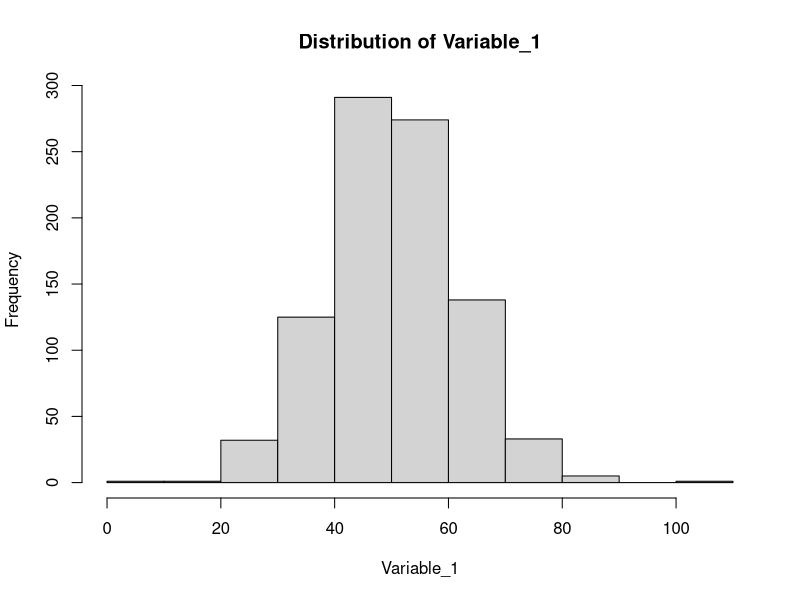
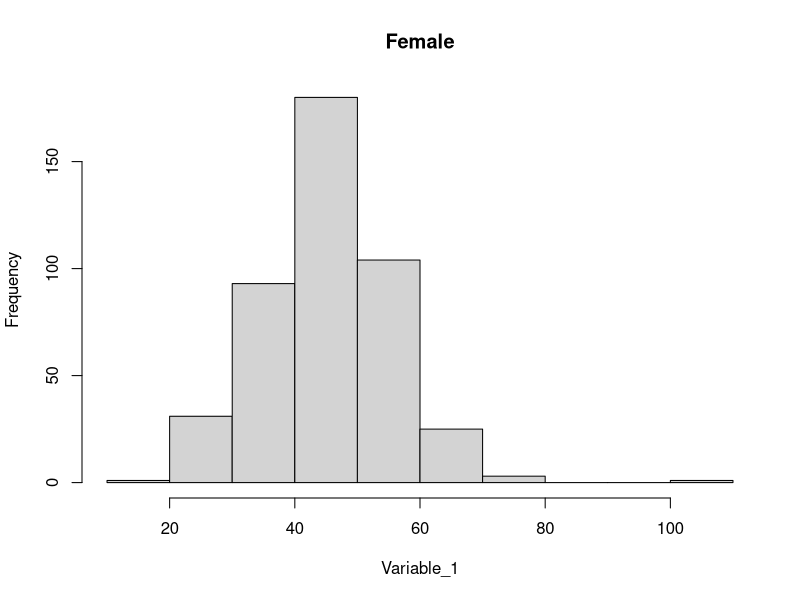
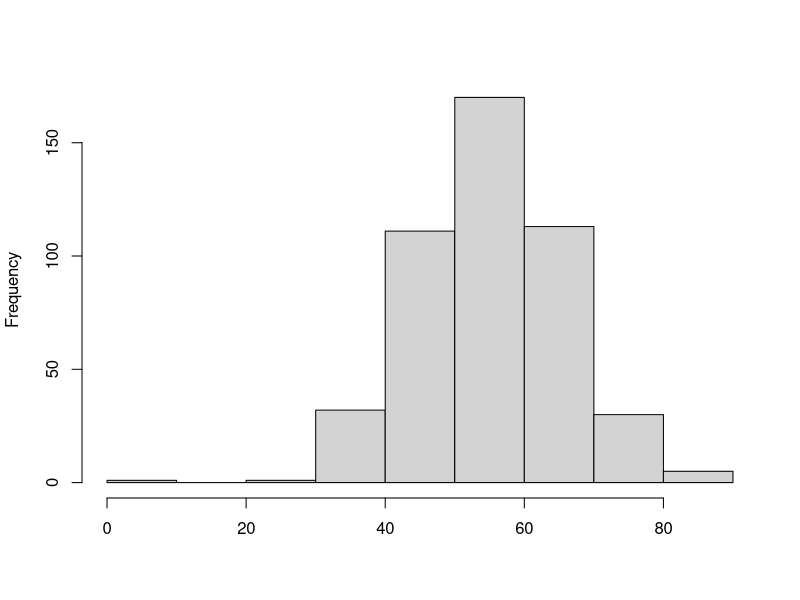
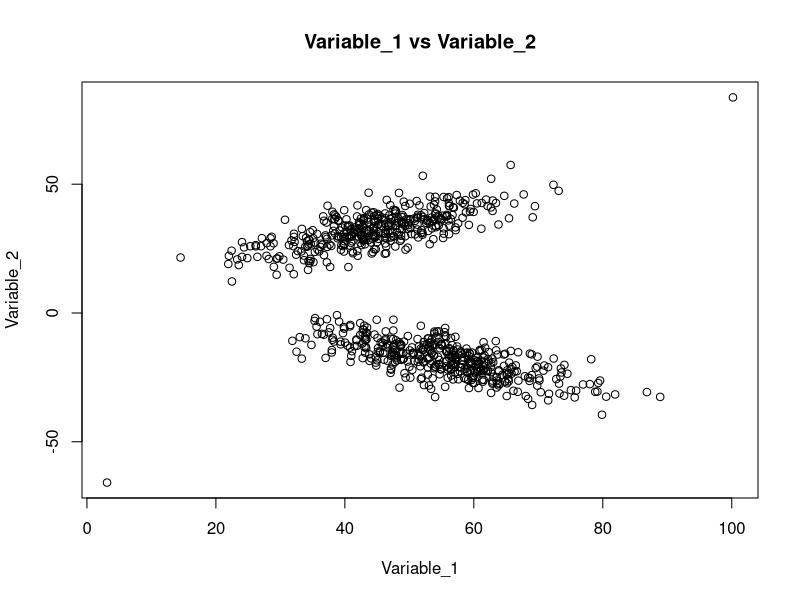
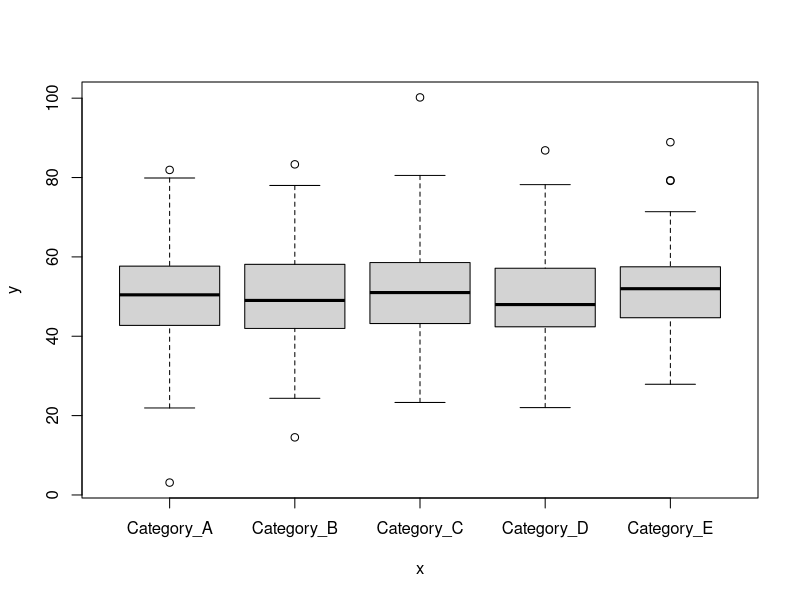
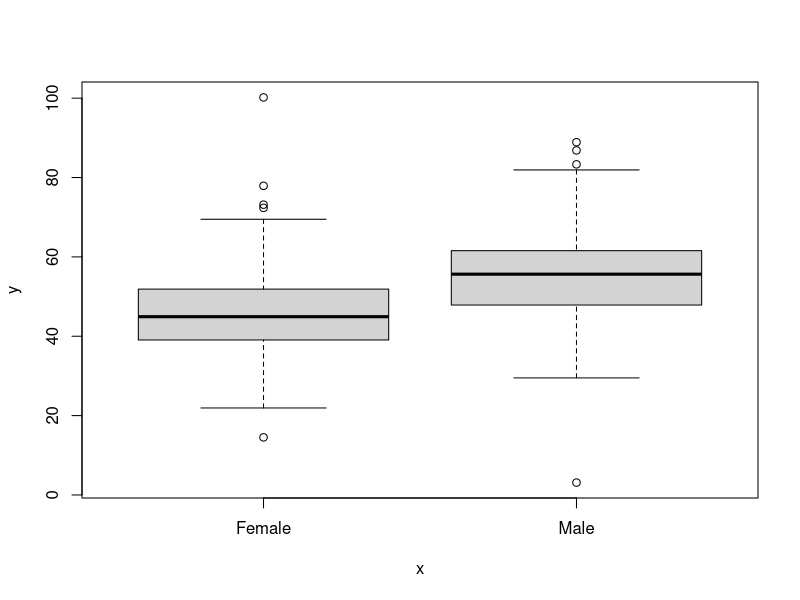
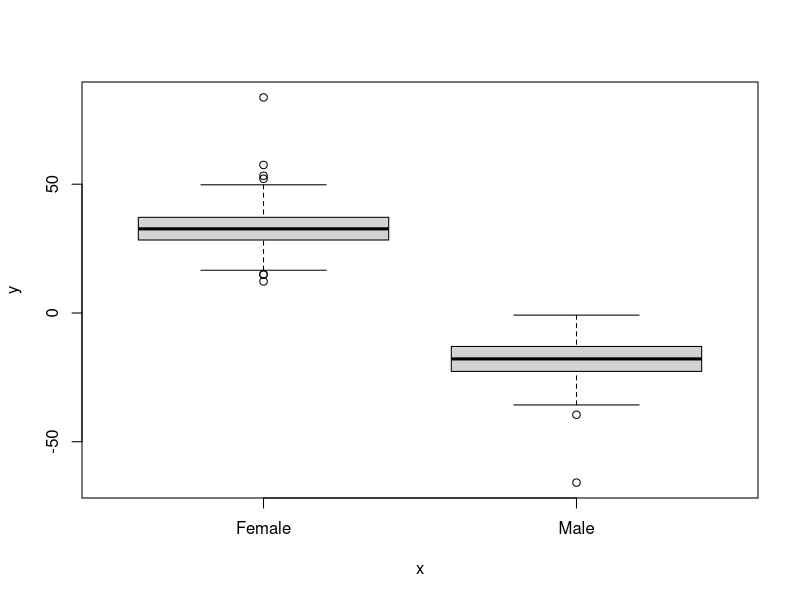
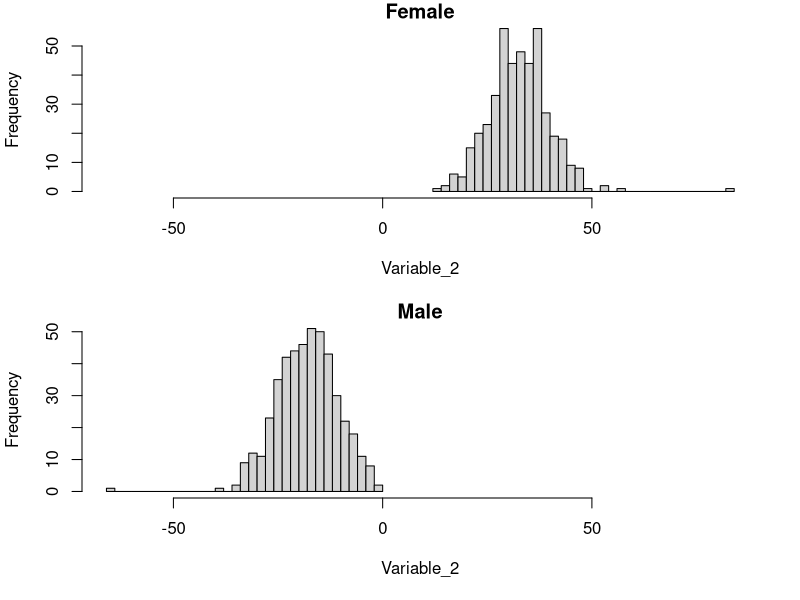

R code for these plots, in order:
## ---- chunk 1

## ---- chunk 2
# Function to generate the data
generate_dataset <- function(n, na_frac) {
  
  # Set seed for reproducibility
  set.seed(123)
  
  # Gender variable
  Gender <- sample(c('Male', 'Female'), n, replace = TRUE)
  
  # Continuous Variable 1 with shifted distribution between genders
  Variable_1 <- ifelse(Gender == 'Male', rnorm(n, mean = 55, sd = 10), rnorm(n, mean = 45, sd = 10))
  
  # Continuous Variable 2: negative correlation with Variable_1 for one of the sexes
  Variable_2 <- ifelse(Gender == 'Male', -0.5 * Variable_1 + rnorm(n, mean = 10, sd = 5),
                       0.5 * Variable_1 + rnorm(n, mean = 10, sd = 5))
  
  # Introduce NA values (10% of the data by default)
  Variable_1[sample(1:n, round(n*na_frac))] <- NA
  Variable_2[sample(1:n, round(n*na_frac))] <- NA
  
  # Introduce outliers
  Variable_1[c(n)] <- max(Variable_1, na.rm = T) + sd(Variable_1, na.rm = T)
  Variable_1[c(round(n)/2)] <- min(Variable_1, na.rm = T) - sd(Variable_1, na.rm = T)
  
  Variable_2[c(n)] <- max(Variable_2, na.rm = T) + sd(Variable_2, na.rm = T)
  Variable_2[c(round(n)/2)] <- min(Variable_2, na.rm = T) - sd(Variable_2, na.rm = T)   
  
  # Categorical variables with more levels for Spearman correlation
  Category_1 <- sample(c('Category_A', 'Category_B', 'Category_C', 'Category_D', 'Category_E'), n, replace = TRUE)
  Category_2 <- sample(c('Group1', 'Group2', 'Group3'), n, replace = TRUE)
  
  # Create data frame
  dataset <- data.frame(Variable_1, Variable_2, Category_1, Category_2, Gender)
  return(dataset)
}

n <- 1000 # Number of samples (observation). 
na_frac <- 0.1 # Introducing missing values in the dataset. 
dataset <- generate_dataset(n, na_frac = na_frac )
## ---- chunk 3
head(dataset)
dim(dataset)
## ---- chunk 4
mean_var1 <- mean(dataset$Variable_1)
mean_var2 <- mean(dataset$Variable_2)
mean_var1
mean_var2
## ---- chunk 5
n_na <- sum(is.na(dataset))
sprintf('There are %g missing values', n_na)
## ---- chunk 6
hist(dataset$Variable_1, main = 'Distribution of Variable_1', xlab = 'Variable_1')
## ---- chunk 7
dataset_f <- dataset[(dataset$Gender == 'Female'), ]
dataset_m <- dataset[(dataset$Gender == 'Male'), ]
hist(dataset_f$Variable_1, main = 'Female', xlab = 'Variable_1')
hist(dataset_m$Variable_1, main = '', xlab = '')
## ---- chunk 8
median_var1 <- median(dataset$Variable_1, na.rm = T)
median_var2 <- median(dataset$Variable_2, na.rm = T)
median_var1
median_var2
## ---- chunk 9
range_var1 <- range(dataset$Variable_1, na.rm = TRUE)
range_var2 <- range(dataset$Variable_2, na.rm = TRUE)
range_var1
range_var2
## ---- chunk 10
table(dataset$Category_1)
table(dataset[,c('Category_1', 'Category_2', 'Gender')])
## ---- chunk 11
min_val <- min(dataset$Variable_1, na.rm = T)
q1 <- quantile(dataset$Variable_1, 0.25, na.rm = T)
median_val <- median(dataset$Variable_1, na.rm = T)
q3 <- quantile(dataset$Variable_1, 0.75, na.rm = T)
max_val <- max(dataset$Variable_1, na.rm = T)
print('Variable_1 range:')
c(min_val, q1, median_val, q3, max_val)

# Interqurtile: 
print('Interquartile:')
iqr_val1 <- q3 - q1
iqr_val1
# or
iqr_val1 <- IQR(dataset$Variable_1, na.rm = T)
iqr_val1 
## ---- chunk 12
sd_var1_f <- sd(dataset_f$Variable_1, na.rm = TRUE)
sd_var1_m <- sd(dataset_m$Variable_1, na.rm = TRUE)
sd_var1_f
sd_var1_m
## ---- chunk 13
var_var1_f <- var(dataset_f$Variable_1, na.rm = TRUE)
var_var1_m <- var(dataset_m$Variable_1, na.rm = TRUE)
var_var1_f
var_var1_m
## ---- chunk 14
pearson_correlation <- cor(dataset$Variable_1, dataset$Variable_2, use = 'complete.obs', method = "pearson")
pearson_correlation
## ---- chunk 15
plot(dataset$Variable_1, dataset$Variable_2, main = 'Variable_1 vs Variable_2', xlab = 'Variable_1', ylab = 'Variable_2')
## ---- chunk 16
# Spearman correlation for numerical variables
spearman_corr_numeric <- cor(dataset$Variable_1, dataset$Variable_2, use = "complete.obs", method = "spearman")

# Spearman correlation between numeric and categorical variables
spearman_corr_cat_var1 <- cor(as.numeric(as.factor(dataset$Category_1)), dataset$Variable_1, use = "complete.obs", method = "spearman")
spearman_corr_cat_var2 <- cor(as.numeric(as.factor(dataset$Category_1)), dataset$Variable_2, use = "complete.obs", method = "spearman")

spearman_corr_numeric
spearman_corr_cat_var1
spearman_corr_cat_var2

## ---- chunk 17
plot((as.factor(dataset$Category_1)), dataset$Variable_1)
## ---- chunk 18
cor_gender_var1 <- cor(as.numeric(as.factor(dataset$Gender)), dataset$Variable_1, use = 'complete.obs', method = 'spearman')
cor_gender_var2 <- cor(as.numeric(as.factor(dataset$Gender)), dataset$Variable_2, use = 'complete.obs', method = 'spearman')
cor_gender_var1
cor_gender_var2
## ---- chunk 19
plot((as.factor(dataset$Gender)), dataset$Variable_1)
## ---- chunk 20
plot(as.factor(dataset$Gender), dataset$Variable_2)
## ---- chunk 21
par(mfrow = c(2,1), mar = c(5, 4, 1, 2) + 0.1)
range_val <- c(min(dataset$Variable_2, na.rm = T), max(dataset$Variable_2, na.rm = T) )
hist(dataset_f$Variable_2, main = 'Female', xlab = 'Variable_2', xlim = range_val, breaks = 30)
hist(dataset_m$Variable_2, main = 'Male', xlab = 'Variable_2', xlim = range_val, breaks = 30)
